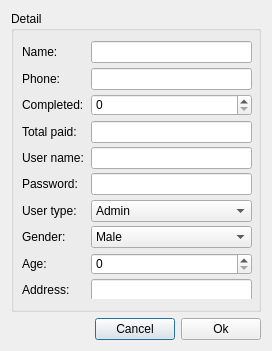
<?xml version="1.0" encoding="UTF-8"?>
<ui version="4.0">
 <class>SetStaffForm</class>
 <widget class="QDialog" name="SetStaffForm">
  <property name="geometry">
   <rect>
    <x>0</x>
    <y>0</y>
    <width>262</width>
    <height>343</height>
   </rect>
  </property>
  <property name="maximumSize">
   <size>
    <width>262</width>
    <height>16777215</height>
   </size>
  </property>
  <property name="windowTitle">
   <string>Set Staff</string>
  </property>
  <layout class="QVBoxLayout" name="verticalLayout_3">
   <item>
    <widget class="QGroupBox" name="groupBox">
     <property name="minimumSize">
      <size>
       <width>250</width>
       <height>301</height>
      </size>
     </property>
     <property name="maximumSize">
      <size>
       <width>250</width>
       <height>301</height>
      </size>
     </property>
     <property name="title">
      <string>Detail</string>
     </property>
     <widget class="QWidget" name="layoutWidget">
      <property name="geometry">
       <rect>
        <x>80</x>
        <y>30</y>
        <width>161</width>
        <height>258</height>
       </rect>
      </property>
      <layout class="QVBoxLayout" name="verticalLayout_2">
       <item>
        <widget class="QLineEdit" name="lnName">
         <property name="minimumSize">
          <size>
           <width>0</width>
           <height>22</height>
          </size>
         </property>
         <property name="maximumSize">
          <size>
           <width>16777215</width>
           <height>22</height>
          </size>
         </property>
        </widget>
       </item>
       <item>
        <widget class="QLineEdit" name="lnPhone">
         <property name="minimumSize">
          <size>
           <width>0</width>
           <height>22</height>
          </size>
         </property>
         <property name="maximumSize">
          <size>
           <width>16777215</width>
           <height>22</height>
          </size>
         </property>
         <property name="inputMask">
          <string>9999999999</string>
         </property>
        </widget>
       </item>
       <item>
        <widget class="QSpinBox" name="spinBoxCompleted">
         <property name="minimumSize">
          <size>
           <width>0</width>
           <height>22</height>
          </size>
         </property>
         <property name="maximumSize">
          <size>
           <width>16777215</width>
           <height>22</height>
          </size>
         </property>
        </widget>
       </item>
       <item>
        <widget class="QLineEdit" name="lnPaid">
         <property name="minimumSize">
          <size>
           <width>0</width>
           <height>22</height>
          </size>
         </property>
         <property name="maximumSize">
          <size>
           <width>16777215</width>
           <height>22</height>
          </size>
         </property>
        </widget>
       </item>
       <item>
        <widget class="QLineEdit" name="lnUsername">
         <property name="minimumSize">
          <size>
           <width>0</width>
           <height>22</height>
          </size>
         </property>
         <property name="maximumSize">
          <size>
           <width>16777215</width>
           <height>22</height>
          </size>
         </property>
        </widget>
       </item>
       <item>
        <widget class="QLineEdit" name="lnPassword">
         <property name="minimumSize">
          <size>
           <width>0</width>
           <height>22</height>
          </size>
         </property>
         <property name="maximumSize">
          <size>
           <width>16777215</width>
           <height>22</height>
          </size>
         </property>
        </widget>
       </item>
       <item>
        <widget class="QComboBox" name="cbBoxType">
         <property name="minimumSize">
          <size>
           <width>0</width>
           <height>22</height>
          </size>
         </property>
         <property name="maximumSize">
          <size>
           <width>16777215</width>
           <height>22</height>
          </size>
         </property>
         <item>
          <property name="text">
           <string>Admin</string>
          </property>
         </item>
         <item>
          <property name="text">
           <string>Staff</string>
          </property>
         </item>
        </widget>
       </item>
       <item>
        <widget class="QComboBox" name="cbBoxGender">
         <property name="minimumSize">
          <size>
           <width>0</width>
           <height>22</height>
          </size>
         </property>
         <property name="maximumSize">
          <size>
           <width>16777215</width>
           <height>22</height>
          </size>
         </property>
         <item>
          <property name="text">
           <string>Male</string>
          </property>
         </item>
         <item>
          <property name="text">
           <string>Female</string>
          </property>
         </item>
        </widget>
       </item>
       <item>
        <widget class="QSpinBox" name="spinBoxAge">
         <property name="minimumSize">
          <size>
           <width>0</width>
           <height>22</height>
          </size>
         </property>
         <property name="maximumSize">
          <size>
           <width>16777215</width>
           <height>22</height>
          </size>
         </property>
        </widget>
       </item>
       <item>
        <widget class="QLineEdit" name="lnAddress">
         <property name="minimumSize">
          <size>
           <width>0</width>
           <height>22</height>
          </size>
         </property>
         <property name="maximumSize">
          <size>
           <width>16777215</width>
           <height>22</height>
          </size>
         </property>
        </widget>
       </item>
      </layout>
     </widget>
     <widget class="QWidget" name="layoutWidget">
      <property name="geometry">
       <rect>
        <x>11</x>
        <y>30</y>
        <width>71</width>
        <height>258</height>
       </rect>
      </property>
      <layout class="QVBoxLayout" name="verticalLayout">
       <item>
        <widget class="QLabel" name="label">
         <property name="minimumSize">
          <size>
           <width>0</width>
           <height>22</height>
          </size>
         </property>
         <property name="maximumSize">
          <size>
           <width>16777215</width>
           <height>22</height>
          </size>
         </property>
         <property name="text">
          <string>Name:</string>
         </property>
        </widget>
       </item>
       <item>
        <widget class="QLabel" name="label_2">
         <property name="minimumSize">
          <size>
           <width>0</width>
           <height>22</height>
          </size>
         </property>
         <property name="maximumSize">
          <size>
           <width>16777215</width>
           <height>22</height>
          </size>
         </property>
         <property name="text">
          <string>Phone:</string>
         </property>
        </widget>
       </item>
       <item>
        <widget class="QLabel" name="label_3">
         <property name="minimumSize">
          <size>
           <width>0</width>
           <height>22</height>
          </size>
         </property>
         <property name="maximumSize">
          <size>
           <width>16777215</width>
           <height>22</height>
          </size>
         </property>
         <property name="text">
          <string>Completed:</string>
         </property>
        </widget>
       </item>
       <item>
        <widget class="QLabel" name="label_4">
         <property name="minimumSize">
          <size>
           <width>0</width>
           <height>22</height>
          </size>
         </property>
         <property name="maximumSize">
          <size>
           <width>16777215</width>
           <height>22</height>
          </size>
         </property>
         <property name="text">
          <string>Total paid:</string>
         </property>
        </widget>
       </item>
       <item>
        <widget class="QLabel" name="label_5">
         <property name="minimumSize">
          <size>
           <width>0</width>
           <height>22</height>
          </size>
         </property>
         <property name="maximumSize">
          <size>
           <width>16777215</width>
           <height>22</height>
          </size>
         </property>
         <property name="text">
          <string>User name:</string>
         </property>
        </widget>
       </item>
       <item>
        <widget class="QLabel" name="label_6">
         <property name="minimumSize">
          <size>
           <width>0</width>
           <height>22</height>
          </size>
         </property>
         <property name="maximumSize">
          <size>
           <width>16777215</width>
           <height>22</height>
          </size>
         </property>
         <property name="text">
          <string>Password:</string>
         </property>
        </widget>
       </item>
       <item>
        <widget class="QLabel" name="label_7">
         <property name="minimumSize">
          <size>
           <width>0</width>
           <height>22</height>
          </size>
         </property>
         <property name="maximumSize">
          <size>
           <width>16777215</width>
           <height>22</height>
          </size>
         </property>
         <property name="text">
          <string>User type:</string>
         </property>
        </widget>
       </item>
       <item>
        <widget class="QLabel" name="label_8">
         <property name="minimumSize">
          <size>
           <width>0</width>
           <height>22</height>
          </size>
         </property>
         <property name="maximumSize">
          <size>
           <width>16777215</width>
           <height>22</height>
          </size>
         </property>
         <property name="text">
          <string>Gender:</string>
         </property>
        </widget>
       </item>
       <item>
        <widget class="QLabel" name="label_9">
         <property name="minimumSize">
          <size>
           <width>0</width>
           <height>22</height>
          </size>
         </property>
         <property name="maximumSize">
          <size>
           <width>16777215</width>
           <height>22</height>
          </size>
         </property>
         <property name="text">
          <string>Age:</string>
         </property>
        </widget>
       </item>
       <item>
        <widget class="QLabel" name="label_10">
         <property name="minimumSize">
          <size>
           <width>0</width>
           <height>22</height>
          </size>
         </property>
         <property name="maximumSize">
          <size>
           <width>16777215</width>
           <height>22</height>
          </size>
         </property>
         <property name="text">
          <string>Address:</string>
         </property>
        </widget>
       </item>
      </layout>
     </widget>
    </widget>
   </item>
   <item>
    <spacer name="verticalSpacer">
     <property name="orientation">
      <enum>Qt::Vertical</enum>
     </property>
     <property name="sizeHint" stdset="0">
      <size>
       <width>20</width>
       <height>8</height>
      </size>
     </property>
    </spacer>
   </item>
   <item>
    <layout class="QHBoxLayout" name="horizontalLayout">
     <item>
      <spacer name="horizontalSpacer">
       <property name="orientation">
        <enum>Qt::Horizontal</enum>
       </property>
       <property name="sizeHint" stdset="0">
        <size>
         <width>40</width>
         <height>20</height>
        </size>
       </property>
      </spacer>
     </item>
     <item>
      <widget class="QPushButton" name="btnCancel">
       <property name="text">
        <string>Cancel</string>
       </property>
      </widget>
     </item>
     <item>
      <widget class="QPushButton" name="btnOk">
       <property name="text">
        <string>Ok</string>
       </property>
      </widget>
     </item>
    </layout>
   </item>
  </layout>
 </widget>
 <tabstops>
  <tabstop>lnName</tabstop>
  <tabstop>lnPhone</tabstop>
  <tabstop>spinBoxCompleted</tabstop>
  <tabstop>lnPaid</tabstop>
  <tabstop>lnUsername</tabstop>
  <tabstop>lnPassword</tabstop>
  <tabstop>cbBoxType</tabstop>
  <tabstop>cbBoxGender</tabstop>
  <tabstop>spinBoxAge</tabstop>
  <tabstop>lnAddress</tabstop>
  <tabstop>btnOk</tabstop>
  <tabstop>btnCancel</tabstop>
 </tabstops>
 <resources/>
 <connections/>
</ui>
